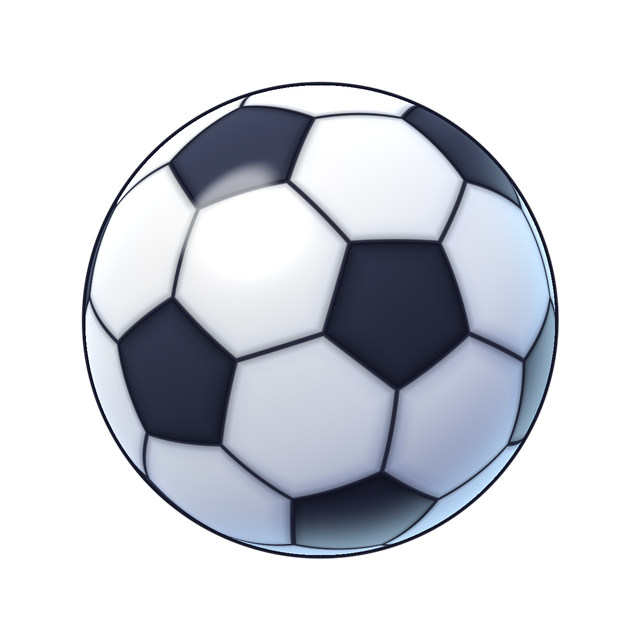
#> input picture tools/art/balls/ball_01_common.png, 640 x 640 px, found by its file name
$ python embed.py ball_03_epic.png ball_01_common.png
#> lines starting #> are read from the running program, lines starting #| are printed output that depends on the picture
# Встраивает мячи пользователя (640×640, мяч r≈241 в центре, свечение вокруг) в прежний кадр паков img/packs/pk{lv}-{360,160}.webp:
# кадр 223×360, центр мяча (111.5, 210), радиус 102 — как у старых, чтобы все места игры, где мяч обрезается под квадрат, остались верными.
import sys, math
from PIL import Image, ImageChops
src, out = sys.argv[1], sys.argv[2]
names = ['ball_01_common', 'ball_02_rare', 'ball_03_epic', 'ball_04_legendary', 'ball_05_mythic']
for lv, n in enumerate(names):
    im = Image.open(f'{src}/{n}.png').convert('RGBA')
#> im is the input picture: PIL image 640x640 RGBA; mean R, G, B, A 67.1, 69.8, 76, 111.1
    # мягко гасим свечение к краю кадра по ширине (иначе обрежется ровной линией)
    W = 640; m = Image.new('L', (W, W)); px = m.load(); c = (W - 1) / 2
#> after `m = Image.new('L', (W, W))`: m: PIL image 640x640 L; every value is 0
    for y in range(W):
        for x in range(W):
            r = math.hypot(x - c, y - c); t = (r - 245) / (262 - 245)
            px[x, y] = 255 if t <= 0 else 0 if t >= 1 else int(255 * (1 - t * t * (3 - 2 * t)))
    im.putalpha(ImageChops.multiply(im.split()[3], m))
    for H in (360, 160):
        k = H / 360; Wf = round(223 * k); s = 102 * k / 241
        b = im.resize((round(640 * s), round(640 * s)), Image.LANCZOS)
        fr = Image.new('RGBA', (Wf, H), (0, 0, 0, 0))
        fr.alpha_composite(b, (round(111.5 * k - b.width / 2), round(210 * k - b.height / 2)))
        fr.save(f'{out}/pk{lv}-{H}.webp', quality=92, method=6)
#> this loop made 2 passes
#> pass 1, `b = im.resize((round(640 * s), round(640 * s)), Image.LANCZOS)`:
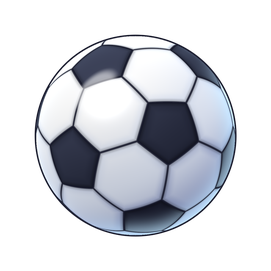
#> b: PIL image 271x271 RGBA; mean R, G, B, A 67.3, 70, 76.4, 111.1; transparent parts drawn white
#> pass 1, `fr.save(f'{out}/pk{lv}-{H}.webp', quality=92, method=6)`:
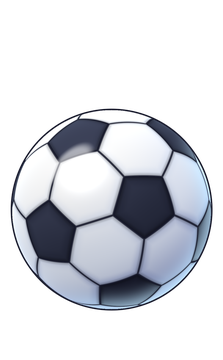
#> saved as pk0-360.webp: PIL image 223x360 RGBA; mean R, G, B, A 61.6, 64, 69.9, 101.6; transparent parts drawn white
#> pass 2, `b = im.resize((round(640 * s), round(640 * s)), Image.LANCZOS)`:
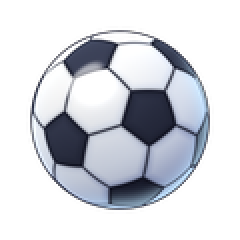
#> b: PIL image 120x120 RGBA (shown 2 times larger); mean R, G, B, A 68.1, 70.9, 77.5, 111.1; transparent parts drawn white
#> after the loop:
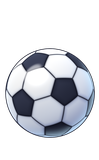
#> fr: PIL image 99x160 RGBA; mean R, G, B, A 61.9, 64.4, 70.4, 101; transparent parts drawn white
#> (the run stopped early here; a loop or call above may not have finished)
